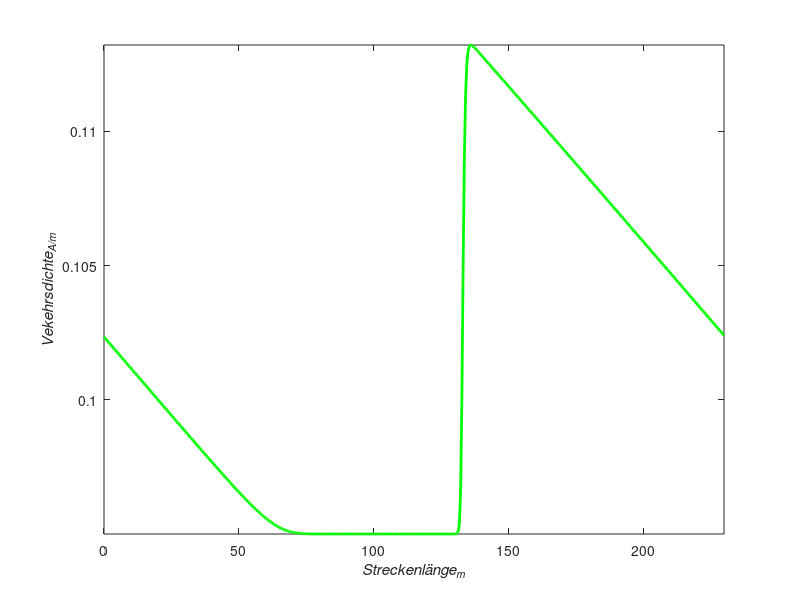
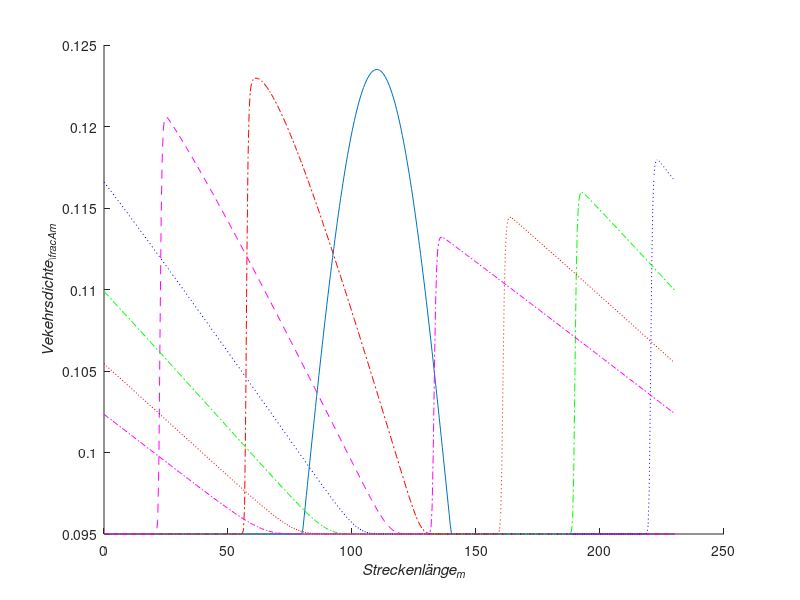
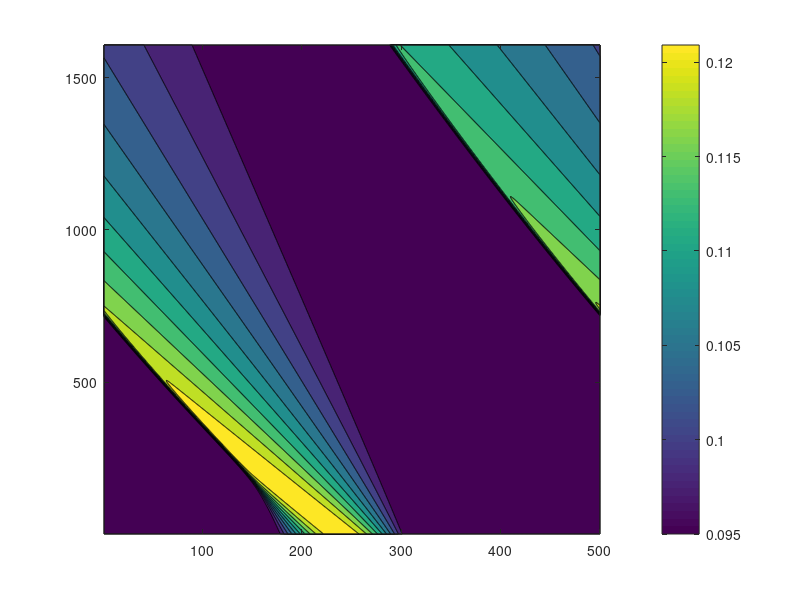

Recreate these plots in MATLAB, in order. (Note: this script raises an error after producing the figures.)
clear all;
close all;

% löse die Transportgleichung: u_t + u_u_x = 0
L = 230;            % Streckenlänge (Meter)
T = 60;             % Time of interest (Sekunden) 
CFL = 0.9;
Imax = 500;         % Anzahl Stützstellen
VMax = 11.1;        % Maximale Geschwindigkeit (bei RhoMin) (m/s) 
RhoMax = 0.17;      % Maximale Anzahl an Autos innerhalb eines Kilometers   Auto / Meter
RhoStart = 0.095;   % Minimale Anzahl an Autos innerhalb eines Kilometers (Maximaler Wert bei Einhaltung des Mindestabstands) Auto/Meter

x = linspace(0, L, Imax);
deltaX = L/(Imax - 1);

u0 = zeros(Imax, 1);

% set initial conditions
% Sinus so eingestellt dass er eine Schwingung im bereich (120, 240) macht
% (Freuquenz)
AnfangDichtestoerung = 80;
EndeDichtestoerung = 200;
freq = 2*pi/(EndeDichtestoerung-AnfangDichtestoerung);

for i = 1: Imax
    if(x(i)<AnfangDichtestoerung)
        u0(i,1) = RhoStart;
    elseif(x(i)<140)
        u0(i,1)= (1 + 0.3*sin(freq*(x(i) - 80)))* RhoStart;
    else
        u0(i,1)= RhoStart;
    end
end

%maxU0 = -inf;

%for i =1: Imax
%    maxU0 = max(u0(i, 1), maxU0);
%end

%c = -(((-2)*maxU0)*VMax/RhoMax + VMax);
a_Rho = (((-2)*RhoMax)*VMax/RhoMax + VMax);
deltaT = CFL*deltaX/abs(a_Rho);
Nmax = ceil(T/deltaT) + 1;

u = zeros(Imax, Nmax);
t = linspace(0, T, Nmax);
v = zeros(Imax, Nmax);
wg = zeros(Imax, Nmax); %wellengeschwindigkeiten
pos = zeros(Imax, Nmax);

for i = 1: Imax
   u(i,1) = u0(i,1);
   v(i, 1) = -(VMax/RhoMax)*u0(i, 1) + VMax;
   wg(i, 1) = (((-2)*u0(i, 1)*VMax)/RhoMax + VMax);
end



for n = 2: Nmax
    %backward differences
    %periodic boundary conditions
    a_Rho = (((-2)*u(Imax, n - 1)*VMax)/RhoMax + VMax);
    a_RhoPlus = max(a_Rho, 0);
    
    a_Rho = (((-2)*u(2, n - 1)*VMax)/RhoMax + VMax);
    a_RhoMinus = min(a_Rho, 0);
    
    u(1, n) = u(1, n - 1) - deltaT/deltaX*a_RhoPlus*(u(1, n - 1) - u(Imax, n - 1)) - deltaT/deltaX*a_RhoMinus*(u(2, n - 1) - u(1, n - 1));
    v(1, n) = -(VMax/RhoMax)*u(1, n) + VMax;
    if (a_RhoPlus ~= 0)
            wg(1, n) = a_RhoPlus;
        elseif (a_RhoMinus ~= 0)
            wg(1, n) = a_RhoMinus;
        else
            wg(1, n) = 0;
    end
    pos(1, n) = (a_Rho/2)*(deltaT^2) + v(1, n)*deltaT + pos(1, n-1);
    
    
    a_Rho = (((-2)*u(Imax - 1, n - 1)*VMax)/RhoMax + VMax);   
    a_RhoPlus = max(a_Rho, 0);
        
    a_Rho = (((-2)*u(1, n - 1)*VMax)/RhoMax + VMax);
    a_RhoMinus = min(a_Rho, 0);
    
    u(Imax, n) = u(Imax, n - 1) - deltaT/deltaX*a_RhoPlus*(u(Imax, n - 1) - u(Imax - 1, n - 1)) - deltaT/deltaX*a_RhoMinus*(u(1, n - 1) - u(Imax, n - 1));
    v(Imax, n) = -(VMax/RhoMax)*u(Imax, n) + VMax;
    if (a_RhoPlus ~= 0)
            wg(Imax, n) = a_RhoPlus;
        elseif (a_RhoMinus ~= 0)
            wg(Imax, n) = a_RhoMinus;
        else
            wg(Imax, n) = 0;
    end
    pos(Imax, n) = (a_Rho/2)*(deltaT^2) + v(Imax, n)*deltaT + pos(Imax, n-1);
    
    for i = 2: Imax-1
        a_Rho = (((-2)*u(i - 1, n - 1)*VMax)/RhoMax + VMax);
        a_RhoPlus = max(a_Rho, 0);
        
        a_Rho = (((-2)*u(i + 1, n - 1)*VMax)/RhoMax + VMax);
        a_RhoMinus = min(a_Rho, 0);
        
        u(i, n) = u(i, n - 1) - deltaT/deltaX*a_RhoPlus*(u(i, n - 1) - u(i - 1, n - 1)) - deltaT/deltaX*a_RhoMinus*(u(i + 1, n - 1) - u(i, n - 1));
        u(i, n) = min(u(i, n), RhoMax);
        v(i, n) = -(VMax/RhoMax)*u(i, n) + VMax;
        pos(i, n) = (a_Rho/2)*(deltaT^2) + v(i, n)*deltaT + pos(i-1, n-1);
        if (a_RhoPlus ~= 0)
            wg(i, n) = a_RhoPlus;
        elseif (a_RhoMinus ~= 0)
            wg(i, n) = a_RhoMinus;
        else
            wg(i, n) = 0;
        end
        
    end
end

%%%%%%%%%%%%%%%%%%%%%%%%%%%%%%%%%%%%%%%%%%%%%%%%%%%%%%%%%%%%%%%%%%%%%%%%%%

figure('Name', 'numerical Solution u','NumberTitle','off')

plot(x, u(1:Imax,1), 'g','LineWidth',2);
axis tight
set(gca,'nextplot','replacechildren');

%Achsenbeschriftungen
xlabel('Streckenlänge_{m}','FontAngle','italic');
ylabel('Vekehrsdichte_{A/m}','FontAngle','italic');

% Record the movie
for j = 1:Nmax
    plot(x, u(1:Imax,j), 'g','LineWidth',2);
    F(j) = getframe;
end
movie(F,0) % play x+1 times
%%%%%%%%%%%%%%%%%%%%%%%%%%%%%%%%%%%%%%%%%%%%%%%%%%%%%%%%%%%%%%%%%%%%%%%%

figure('Name', 'Numerical vs. exact solution','NumberTitle','off')
hold on;
%Achsenbeschriftungen
xlabel('Streckenlänge_{m}','FontAngle','italic');
ylabel('Vekehrsdichte_{\frac{A}{m}}','FontAngle','italic');

%plot(x, u);
plot(x, u(1:Imax,1), x, u(1:Imax,  ceil(Nmax/6)),'-.r', x, u(1:Imax, 2* ceil(Nmax/6)), '--m', x, u(1:Imax, 3* ceil(Nmax/6)), ':b', x, u(1:Imax, 4* ceil(Nmax/6)), '-.g', x, u(1:Imax, 5* ceil(Nmax/6)), ':r', x, u(1:Imax, Nmax), '-.m');
%plot(x, v(1:Imax,1), x, v(1:Imax,  ceil(Nmax/6)),'-.r', x, v(1:Imax, 2* ceil(Nmax/6)), '--m', x, v(1:Imax, 3* ceil(Nmax/6)), ':b', x, v(1:Imax, 4* ceil(Nmax/6)), '-.g', x, v(1:Imax, 5* ceil(Nmax/6)), ':r', x, v(1:Imax, Nmax), '-.m');
%lgd = legend('Hallo','\lfloor Nmax/6 \rfloor','und','Phillip','wie','gehts','euch?');
%%%%%%%%%%%%%%%%%%%%%%%%%%%%%%%%%%%%%%%%%%%%%%%%%%%%%%%%%%%%%%%%%%%%%%%%%%%

figure('Name','u','NumberTitle','off')
C = contourf( u');
CB = colorbar;
CB.Label.String = 'Verkehrsdichte_{A/m}';
%Achsenbeschriftungen
xlabel('x')
ylabel('t')

%%%%%%%%%%%%%%%%%%%%%%%%%%%%%%%%%%%%%%%%%%%%%%%%%%%%%%%%%%%%%%%%%%%%%%%%%%%

figure('Name','numerical Solution u','NumberTitle','off')
mesh( u');
view (33, 12);
CB = colorbar;
CB.Label.String = 'Verkehrsdichte_{A/m}';
%Achsenbeschriftungen
xlabel('Streckenlänge_{m}','FontAngle','italic');
ylabel('Zeit_{t}','FontAngle','italic');
zlabel('Verkehrsdichte_{A/m}','FontAngle','italic');
%%%%%%%%%%%%%%%%%%%%%%%%%%%%%%%%%%%%%%%%%%%%%

%figure('Name', 'Geschwindigkeit','NumberTitle','off')
%plot([RhoMax;0],[0;VMax])

%Achsenbeschriftungen
%xlabel('Verkehrsdichte_{Rho}','FontAngle','italic');
%ylabel('Maximalgeschwindigkeit_{m/s}','FontAngle','italic');
%plot(x, u(1:Imax,1), 'g','LineWidth',2);
%axis tight
%%%%%%%%%%%%%%%%%%%%%%%%%%%%%%%%%%%%%%%%%%%%%%%%%%%%%%%%%%%%%%%%%%%%%%%%Zusätzlicher_Plot

%figure('Name', 'Rho und f(Rho)','NumberTitle','off')
%hold on;

%Achsenbeschriftungen
%xlabel('Rho_{A/m}','FontAngle','italic');
%ylabel('f(Rho)','FontAngle','italic');
%p = 0:1/100:RhoMax;
%fRho = -(VMax/RhoMax).*p.*p+VMax.*p;
%plot(p, fRho);
%lgd = legend('Verkehrsfluss');
%%%%%%%%%%%%%%%%%%%%%%%%%%%%%%%%%%%%%%%%%%%%%%%%%%%%%%%%%%%%%%%%%%%%%%%%

figure('Name', 'Strömungsgeschwindigkeit der Welle','NumberTitle','off')
hold on;
%Achsenbeschriftungen
xlabel('Streckenlänge_{m}','FontAngle','italic');
ylabel('Strömungsgeschwindigkeit_{m/s}','FontAngle','italic');

plot(x, wg(1:Imax, 1), x, wg(1:Imax,  ceil(Nmax/6)),'-.r', x, wg(1:Imax, 2* ceil(Nmax/6)), '--m', x, wg(1:Imax, 3* ceil(Nmax/6)), ':b', x, wg(1:Imax, 4* ceil(Nmax/6)), '-.g', x, wg(1:Imax, 5* ceil(Nmax/6)), ':r', x, wg(1:Imax, Nmax), '-.m');
%plot(x, wellengeschwindigkeiten(1:Imax,1), x, wellengeschwindigkeiten(1:Imax,  ceil(Nmax/6)),'-.r', x, wellengeschwindigkeiten(1:Imax, 2* ceil(Nmax/6)), '--m', x, wellengeschwindigkeiten(1:Imax, 3* ceil(Nmax/6)), ':b', x, wellengeschwindigkeiten(1:Imax, 4* ceil(Nmax/6)), '-.g', x, wellengeschwindigkeiten(1:Imax, 5* ceil(Nmax/6)), ':r', x, wellengeschwindigkeiten(1:Imax, Nmax), '-.m');
%plot(x, v(1:Imax,1), x, v(1:Imax,  ceil(Nmax/6)),'-.r', x, v(1:Imax, 2* ceil(Nmax/6)), '--m', x, v(1:Imax, 3* ceil(Nmax/6)), ':b', x, v(1:Imax, 4* ceil(Nmax/6)), '-.g', x, v(1:Imax, 5* ceil(Nmax/6)), ':r', x, v(1:Imax, Nmax), '-.m');
%lgd = legend('Hallo','Tim','und','Phillip','wie','gehts','euch?');

%%%%%%%%%%%%%%%%%%%%%%%%%%%%%%%%%%%%%%%%%%%%%%%%%%%%%%%%%%%%%%%%%%%%%%%%

figure('Name', 'Geschwindigkeiten der Fahrzeuge','NumberTitle','off')
hold on;
%Achsenbeschriftungen
xlabel('Streckenlänge_{m}','FontAngle','italic');
ylabel('Geschwindigkeiten_{m/s}','FontAngle','italic');

%plot(x, v);
plot(x, v(1:Imax,1), x, v(1:Imax,  ceil(Nmax/6)),'-.r', x, v(1:Imax, 2* ceil(Nmax/6)), '--m', x, v(1:Imax, 3* ceil(Nmax/6)), ':b', x, v(1:Imax, 4* ceil(Nmax/6)), '-.g', x, v(1:Imax, 5* ceil(Nmax/6)), ':r', x, v(1:Imax, Nmax), '-.m');
%plot(x, v(ceil(Imax/6), 1), x, v(ceil(Imax/5), 1),'-.r', x, v(ceil(Imax/4), 1), '--m', x, v(ceil(Imax/3), 1), ':b', x, v(ceil(Imax/2), 1), '-.g', x, v(ceil(Imax), 1));
lgd = legend('Hallo','Tim','und','Phillip','wie','gehts','euch?');
%%%%%%%%%%%%%%%%%%%%%%%%%%%%%%%%%%%%%%%%%%%%%%%%%%%%%%%%%%%%%%%%%%%%%%%%

figure('Name', 'Position im Kreis','NumberTitle','off')
hold on;
%Achsenbeschriftungen
xlabel('Position_{m}','FontAngle','italic');
ylabel('Zeit_{sek}','FontAngle','italic');

plot(pos(1:Imax, 1:25:Nmax));